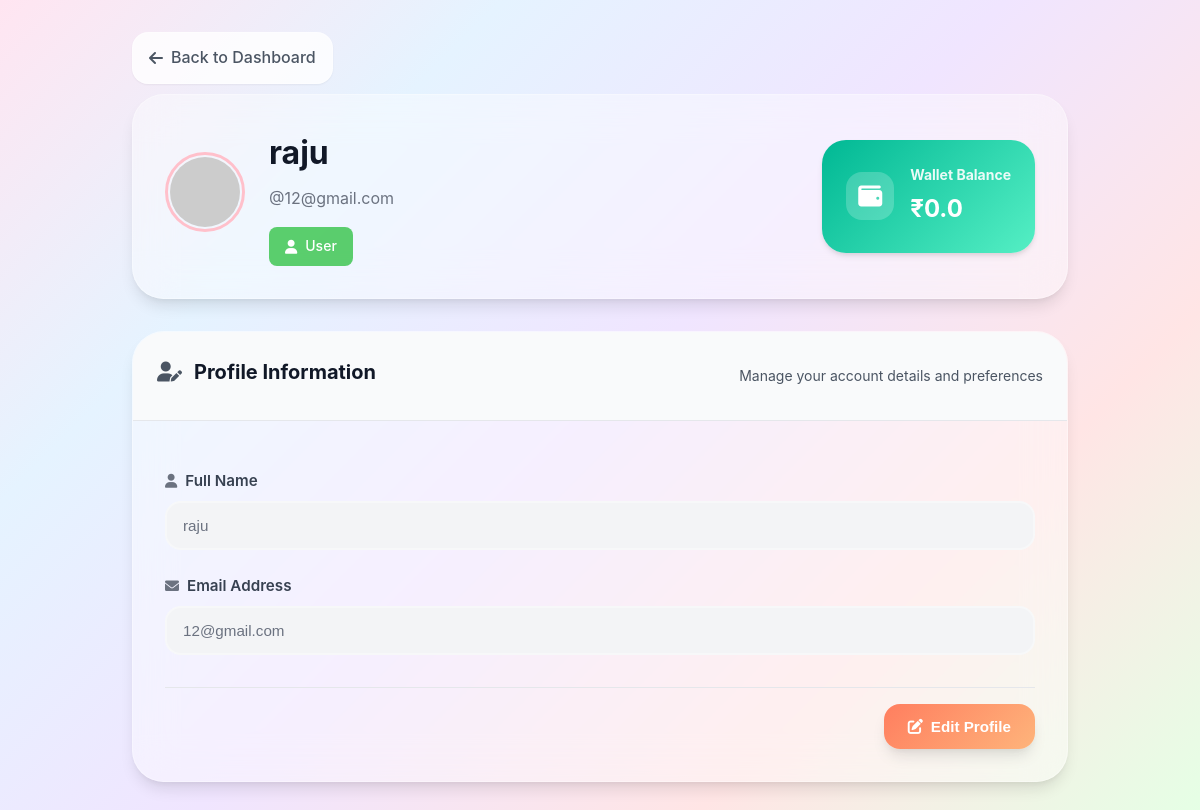
/profile (signed in), run on an earlier commit of the app's database.
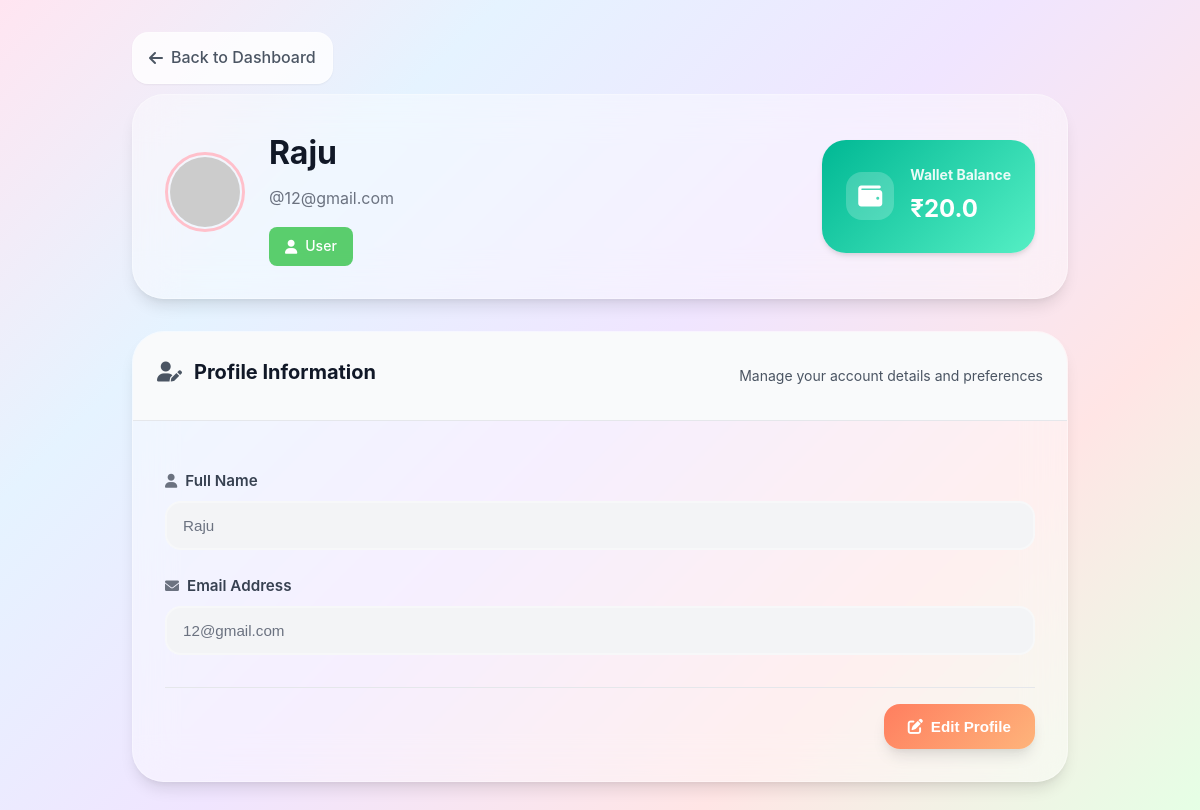
And on a later commit of the database.
### models/user.py (models this page shows, shortened)
class User(db.Model):
    __tablename__ = 'users'
    id=db.Column(db.Integer,primary_key=True)
    username=db.Column(db.String(80),unique=True,nullable=False)
    password_hash=db.Column(db.String(128),nullable=False)
    full_name=db.Column(db.String(80),nullable=True)
    is_admin=db.Column(db.Boolean,default=False)
    wallet_balance=db.Column(db.Float,default=0.00)
    total_parkings=db.Column(db.Integer,default=0)
    total_spendings=db.Column(db.Float,default=0)
    registration_date=db.Column(db.DateTime,default=db.func.current_timestamp())

### routes/profile.py (the view)
@profile_bp.route('/profile')
@login_required
def profile():
    user = User.query.get(session.get('user_id'))
    return render_template('profile.html', name=user.full_name, username=user.username,is_admin=user.is_admin,wallet_balance=user.wallet_balance)

### Templates/profile.html (shortened to what this page needs)
{% extends "base.html" %}
{% block style %}
<link rel="stylesheet" href="{{url_for('static',filename='css/base.css')}}">
<link rel="stylesheet" href="{{url_for('static',filename='css/modal.css')}}">
<link rel="stylesheet" href="{{url_for('static',filename='css/profile.css')}}">
{% endblock %}
{% block content %}
<div class="profile-container">
    <div class="back-btn-div">
        <a href="javascript:history.back()"class="back-btn">
                <i class="fas fa-arrow-left"></i>
                <span>Back to Dashboard</span>
        </a>
    </div>
    <div class="profile-header bg">
        <div class="profile-avatar-section">
            <div class="avatar-container">
                <img
                    src="https://api.dicebear.com/9.x/open-peeps/svg?seed={{ username }}&backgroundColor=transparent&radius=50"
                    alt="Profile Avatar"
                    class="profile-avatar"/>
            </div>
            <div class="profile-info">
                <h1>{{ name }}</h1>
                <p class="username">@{{ username }}</p>
                <div class="profile-badges">
                    {% if is_admin %}
                        <span class="badge admin">
                            <i class="fas fa-shield-alt"></i>
                            Admin
                        </span>
                    {% else %}
                        <span class="badge user">
                            <i class="fas fa-user"></i>
                            User
                        </span>
                    {% endif %}
                </div>
            </div>
        </div>
        {% if not is_admin %}
        <div class="wallet-section">
            <div class="wallet-card">
                <div class="wallet-icon">
                    <i class="fas fa-wallet"></i>
                </div>
                <div class="wallet-info">
                    <h3>Wallet Balance</h3>
                    <span class="wallet-amount">₹{{ wallet_balance }}</span>
                </div>
            </div>
        </div>
        {% endif %}
    </div>
    <div class="profile-content ">
        <div class="form-card bg ">
            <div class="card-header ">
                <h2><i class="fas fa-user-edit"></i> Profile Information</h2>
                <p>Manage your account details and preferences</p>
            </div>
            <form action="{{ url_for('profile.update_profile') }}" method="post" class="profile-form">
                <div class="form-section">
                    <div class="form-group" id="form-group">
                        <label for="name">
                            <i class="fas fa-user"></i>
                            Full Name
                        </label>
                        <input type="text" id="name" name="name" value="{{ name }}" disabled>
                    </div>
                    <div class="form-group" id="form-group">
                        <label for="username">
                            <i class="fas fa-envelope"></i>
                            Email Address
                        </label>
                        <input type="email" id="username" name="username" value="{{ username }}" disabled>
                    </div>
                </div>
                <div class="form-actions">
                    <button type="button" id="edit_btn" class="btn-style">
                        <i class="fas fa-edit"></i>
                        Edit Profile
                    </button>
                </div>
            </form>
        </div>
        </div>
    </div>
{% endblock %}

What changed in the data, as far as the page shows it:
changed User "12@gmail.com": full_name "raju" → "Raju"; wallet_balance "0.0" → "20.0"; name "raju" → "Raju"
